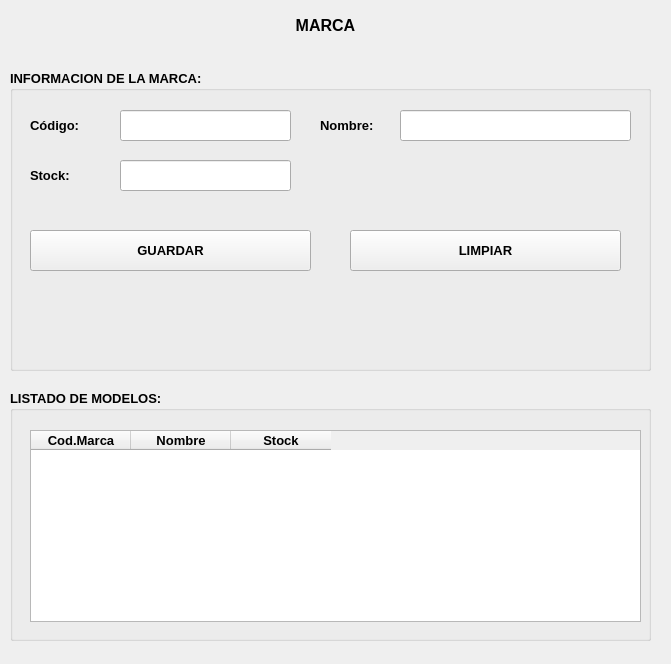
<?xml version="1.0" encoding="UTF-8"?>
<ui version="4.0">
 <class>MainWindow</class>
 <widget class="QMainWindow" name="MainWindow">
  <property name="geometry">
   <rect>
    <x>0</x>
    <y>0</y>
    <width>671</width>
    <height>664</height>
   </rect>
  </property>
  <property name="windowTitle">
   <string>MainWindow</string>
  </property>
  <widget class="QWidget" name="centralwidget">
   <widget class="QGroupBox" name="groupBox">
    <property name="geometry">
     <rect>
      <x>10</x>
      <y>70</y>
      <width>641</width>
      <height>301</height>
     </rect>
    </property>
    <property name="font">
     <font>
      <pointsize>10</pointsize>
      <weight>75</weight>
      <bold>true</bold>
     </font>
    </property>
    <property name="title">
     <string>INFORMACION DE LA MARCA:</string>
    </property>
    <widget class="QLabel" name="label_2">
     <property name="geometry">
      <rect>
       <x>20</x>
       <y>40</y>
       <width>81</width>
       <height>31</height>
      </rect>
     </property>
     <property name="text">
      <string>Código:</string>
     </property>
    </widget>
    <widget class="QLineEdit" name="txtNombre">
     <property name="geometry">
      <rect>
       <x>390</x>
       <y>40</y>
       <width>231</width>
       <height>31</height>
      </rect>
     </property>
    </widget>
    <widget class="QPushButton" name="btnguardar">
     <property name="geometry">
      <rect>
       <x>20</x>
       <y>160</y>
       <width>281</width>
       <height>41</height>
      </rect>
     </property>
     <property name="text">
      <string>GUARDAR</string>
     </property>
    </widget>
    <widget class="QPushButton" name="btnlimpiar">
     <property name="geometry">
      <rect>
       <x>340</x>
       <y>160</y>
       <width>271</width>
       <height>41</height>
      </rect>
     </property>
     <property name="text">
      <string>LIMPIAR</string>
     </property>
    </widget>
    <widget class="QLineEdit" name="txtCodigo">
     <property name="geometry">
      <rect>
       <x>110</x>
       <y>40</y>
       <width>171</width>
       <height>31</height>
      </rect>
     </property>
    </widget>
    <widget class="QLabel" name="label_7">
     <property name="geometry">
      <rect>
       <x>310</x>
       <y>40</y>
       <width>71</width>
       <height>31</height>
      </rect>
     </property>
     <property name="text">
      <string>Nombre:</string>
     </property>
    </widget>
    <widget class="QLabel" name="label_4">
     <property name="geometry">
      <rect>
       <x>20</x>
       <y>90</y>
       <width>71</width>
       <height>31</height>
      </rect>
     </property>
     <property name="text">
      <string>Stock:</string>
     </property>
    </widget>
    <widget class="QLineEdit" name="txtStock">
     <property name="geometry">
      <rect>
       <x>110</x>
       <y>90</y>
       <width>171</width>
       <height>31</height>
      </rect>
     </property>
    </widget>
   </widget>
   <widget class="QLabel" name="label">
    <property name="geometry">
     <rect>
      <x>10</x>
      <y>10</y>
      <width>631</width>
      <height>31</height>
     </rect>
    </property>
    <property name="font">
     <font>
      <pointsize>12</pointsize>
      <weight>75</weight>
      <bold>true</bold>
     </font>
    </property>
    <property name="text">
     <string>MARCA</string>
    </property>
    <property name="alignment">
     <set>Qt::AlignCenter</set>
    </property>
   </widget>
   <widget class="QGroupBox" name="groupBox_2">
    <property name="geometry">
     <rect>
      <x>10</x>
      <y>390</y>
      <width>641</width>
      <height>251</height>
     </rect>
    </property>
    <property name="font">
     <font>
      <pointsize>10</pointsize>
      <weight>75</weight>
      <bold>true</bold>
     </font>
    </property>
    <property name="title">
     <string>LISTADO DE MODELOS:</string>
    </property>
    <widget class="QTableWidget" name="tblMarca">
     <property name="geometry">
      <rect>
       <x>20</x>
       <y>40</y>
       <width>611</width>
       <height>192</height>
      </rect>
     </property>
     <column>
      <property name="text">
       <string>Cod.Marca</string>
      </property>
     </column>
     <column>
      <property name="text">
       <string>Nombre</string>
      </property>
     </column>
     <column>
      <property name="text">
       <string>Stock</string>
      </property>
     </column>
    </widget>
   </widget>
  </widget>
 </widget>
 <resources/>
 <connections/>
</ui>
